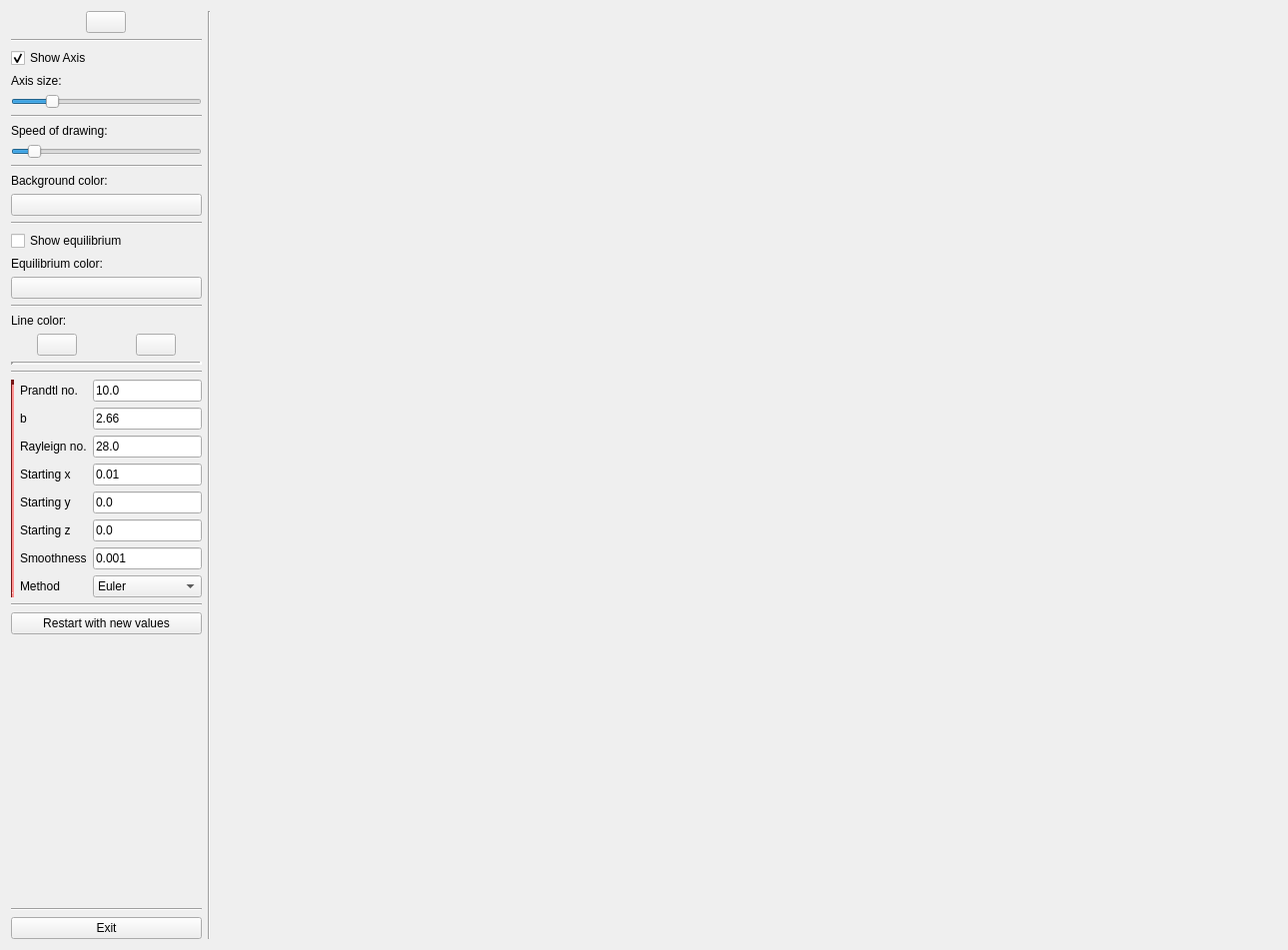
<?xml version="1.0" encoding="UTF-8"?>
<ui version="4.0">
 <class>Window</class>
 <widget class="QMainWindow" name="Window">
  <property name="windowModality">
   <enum>Qt::ApplicationModal</enum>
  </property>
  <property name="geometry">
   <rect>
    <x>0</x>
    <y>0</y>
    <width>1289</width>
    <height>951</height>
   </rect>
  </property>
  <property name="windowTitle">
   <string>FPL</string>
  </property>
  <widget class="QWidget" name="centralWidget">
   <layout class="QHBoxLayout" name="horizontalLayout">
    <item>
     <layout class="QVBoxLayout" name="verticalLayout">
      <item alignment="Qt::AlignHCenter|Qt::AlignVCenter">
       <widget class="QPushButton" name="stop_start_b">
        <property name="text">
         <string/>
        </property>
        <property name="icon">
         <iconset>
          <normalon>../../../usr/share/icons/Adwaita/16x16/actions/media-playback-start.png</normalon>
         </iconset>
        </property>
       </widget>
      </item>
      <item>
       <widget class="Line" name="line_11">
        <property name="orientation">
         <enum>Qt::Horizontal</enum>
        </property>
       </widget>
      </item>
      <item>
       <widget class="QCheckBox" name="with_axes">
        <property name="text">
         <string>Show Axis</string>
        </property>
        <property name="checked">
         <bool>true</bool>
        </property>
       </widget>
      </item>
      <item>
       <widget class="QLabel" name="label">
        <property name="text">
         <string>Axis size:</string>
        </property>
       </widget>
      </item>
      <item>
       <widget class="QSlider" name="horizontalSlider">
        <property name="sizePolicy">
         <sizepolicy hsizetype="Preferred" vsizetype="Fixed">
          <horstretch>0</horstretch>
          <verstretch>0</verstretch>
         </sizepolicy>
        </property>
        <property name="minimum">
         <number>1</number>
        </property>
        <property name="maximum">
         <number>100</number>
        </property>
        <property name="value">
         <number>20</number>
        </property>
        <property name="orientation">
         <enum>Qt::Horizontal</enum>
        </property>
       </widget>
      </item>
      <item>
       <widget class="Line" name="line">
        <property name="orientation">
         <enum>Qt::Horizontal</enum>
        </property>
       </widget>
      </item>
      <item>
       <widget class="QLabel" name="label_2">
        <property name="text">
         <string>Speed of drawing:</string>
        </property>
       </widget>
      </item>
      <item>
       <widget class="QSlider" name="horizontalSlider_2">
        <property name="sizePolicy">
         <sizepolicy hsizetype="Preferred" vsizetype="Fixed">
          <horstretch>0</horstretch>
          <verstretch>0</verstretch>
         </sizepolicy>
        </property>
        <property name="minimum">
         <number>1</number>
        </property>
        <property name="maximum">
         <number>100</number>
        </property>
        <property name="value">
         <number>10</number>
        </property>
        <property name="orientation">
         <enum>Qt::Horizontal</enum>
        </property>
       </widget>
      </item>
      <item>
       <widget class="Line" name="line_2">
        <property name="orientation">
         <enum>Qt::Horizontal</enum>
        </property>
       </widget>
      </item>
      <item>
       <widget class="QLabel" name="label_3">
        <property name="text">
         <string>Background color:</string>
        </property>
       </widget>
      </item>
      <item>
       <widget class="QPushButton" name="background_color">
        <property name="autoFillBackground">
         <bool>false</bool>
        </property>
        <property name="text">
         <string/>
        </property>
       </widget>
      </item>
      <item>
       <widget class="Line" name="line_3">
        <property name="orientation">
         <enum>Qt::Horizontal</enum>
        </property>
       </widget>
      </item>
      <item>
       <widget class="QCheckBox" name="checkBox">
        <property name="text">
         <string>Show equilibrium</string>
        </property>
       </widget>
      </item>
      <item>
       <widget class="QLabel" name="label_4">
        <property name="text">
         <string>Equilibrium color:</string>
        </property>
       </widget>
      </item>
      <item>
       <widget class="QPushButton" name="equilibrium_color">
        <property name="text">
         <string/>
        </property>
       </widget>
      </item>
      <item>
       <widget class="Line" name="line_4">
        <property name="orientation">
         <enum>Qt::Horizontal</enum>
        </property>
       </widget>
      </item>
      <item>
       <widget class="QLabel" name="label_5">
        <property name="text">
         <string>Line color:</string>
        </property>
       </widget>
      </item>
      <item>
       <layout class="QGridLayout" name="gridLayout" rowstretch="0,0">
        <property name="topMargin">
         <number>0</number>
        </property>
        <item row="1" column="0" alignment="Qt::AlignHCenter">
         <widget class="QPushButton" name="first_color">
          <property name="sizePolicy">
           <sizepolicy hsizetype="MinimumExpanding" vsizetype="Fixed">
            <horstretch>0</horstretch>
            <verstretch>0</verstretch>
           </sizepolicy>
          </property>
          <property name="acceptDrops">
           <bool>false</bool>
          </property>
          <property name="text">
           <string/>
          </property>
         </widget>
        </item>
        <item row="1" column="1" alignment="Qt::AlignHCenter">
         <widget class="QPushButton" name="second_color">
          <property name="text">
           <string/>
          </property>
         </widget>
        </item>
       </layout>
      </item>
      <item>
       <widget class="Line" name="line_5">
        <property name="lineWidth">
         <number>3</number>
        </property>
        <property name="orientation">
         <enum>Qt::Horizontal</enum>
        </property>
       </widget>
      </item>
      <item>
       <widget class="Line" name="line_10">
        <property name="orientation">
         <enum>Qt::Horizontal</enum>
        </property>
       </widget>
      </item>
      <item>
       <layout class="QGridLayout" name="gridLayout_3">
        <property name="leftMargin">
         <number>0</number>
        </property>
        <property name="topMargin">
         <number>0</number>
        </property>
        <item row="0" column="0">
         <widget class="Line" name="line_7">
          <property name="palette">
           <palette>
            <active>
             <colorrole role="WindowText">
              <brush brushstyle="SolidPattern">
               <color alpha="255">
                <red>0</red>
                <green>0</green>
                <blue>0</blue>
               </color>
              </brush>
             </colorrole>
             <colorrole role="Button">
              <brush brushstyle="SolidPattern">
               <color alpha="255">
                <red>239</red>
                <green>41</green>
                <blue>41</blue>
               </color>
              </brush>
             </colorrole>
             <colorrole role="Light">
              <brush brushstyle="SolidPattern">
               <color alpha="255">
                <red>255</red>
                <green>147</green>
                <blue>147</blue>
               </color>
              </brush>
             </colorrole>
             <colorrole role="Midlight">
              <brush brushstyle="SolidPattern">
               <color alpha="255">
                <red>247</red>
                <green>94</green>
                <blue>94</blue>
               </color>
              </brush>
             </colorrole>
             <colorrole role="Dark">
              <brush brushstyle="SolidPattern">
               <color alpha="255">
                <red>119</red>
                <green>20</green>
                <blue>20</blue>
               </color>
              </brush>
             </colorrole>
             <colorrole role="Mid">
              <brush brushstyle="SolidPattern">
               <color alpha="255">
                <red>159</red>
                <green>27</green>
                <blue>27</blue>
               </color>
              </brush>
             </colorrole>
             <colorrole role="Text">
              <brush brushstyle="SolidPattern">
               <color alpha="255">
                <red>0</red>
                <green>0</green>
                <blue>0</blue>
               </color>
              </brush>
             </colorrole>
             <colorrole role="BrightText">
              <brush brushstyle="SolidPattern">
               <color alpha="255">
                <red>255</red>
                <green>255</green>
                <blue>255</blue>
               </color>
              </brush>
             </colorrole>
             <colorrole role="ButtonText">
              <brush brushstyle="SolidPattern">
               <color alpha="255">
                <red>0</red>
                <green>0</green>
                <blue>0</blue>
               </color>
              </brush>
             </colorrole>
             <colorrole role="Base">
              <brush brushstyle="SolidPattern">
               <color alpha="255">
                <red>255</red>
                <green>255</green>
                <blue>255</blue>
               </color>
              </brush>
             </colorrole>
             <colorrole role="Window">
              <brush brushstyle="SolidPattern">
               <color alpha="255">
                <red>239</red>
                <green>41</green>
                <blue>41</blue>
               </color>
              </brush>
             </colorrole>
             <colorrole role="Shadow">
              <brush brushstyle="SolidPattern">
               <color alpha="255">
                <red>0</red>
                <green>0</green>
                <blue>0</blue>
               </color>
              </brush>
             </colorrole>
             <colorrole role="AlternateBase">
              <brush brushstyle="SolidPattern">
               <color alpha="255">
                <red>247</red>
                <green>148</green>
                <blue>148</blue>
               </color>
              </brush>
             </colorrole>
             <colorrole role="ToolTipBase">
              <brush brushstyle="SolidPattern">
               <color alpha="255">
                <red>255</red>
                <green>255</green>
                <blue>220</blue>
               </color>
              </brush>
             </colorrole>
             <colorrole role="ToolTipText">
              <brush brushstyle="SolidPattern">
               <color alpha="255">
                <red>0</red>
                <green>0</green>
                <blue>0</blue>
               </color>
              </brush>
             </colorrole>
            </active>
            <inactive>
             <colorrole role="WindowText">
              <brush brushstyle="SolidPattern">
               <color alpha="255">
                <red>0</red>
                <green>0</green>
                <blue>0</blue>
               </color>
              </brush>
             </colorrole>
             <colorrole role="Button">
              <brush brushstyle="SolidPattern">
               <color alpha="255">
                <red>239</red>
                <green>41</green>
                <blue>41</blue>
               </color>
              </brush>
             </colorrole>
             <colorrole role="Light">
              <brush brushstyle="SolidPattern">
               <color alpha="255">
                <red>255</red>
                <green>147</green>
                <blue>147</blue>
               </color>
              </brush>
             </colorrole>
             <colorrole role="Midlight">
              <brush brushstyle="SolidPattern">
               <color alpha="255">
                <red>247</red>
                <green>94</green>
                <blue>94</blue>
               </color>
              </brush>
             </colorrole>
             <colorrole role="Dark">
              <brush brushstyle="SolidPattern">
               <color alpha="255">
                <red>119</red>
                <green>20</green>
                <blue>20</blue>
               </color>
              </brush>
             </colorrole>
             <colorrole role="Mid">
              <brush brushstyle="SolidPattern">
               <color alpha="255">
                <red>159</red>
                <green>27</green>
                <blue>27</blue>
               </color>
              </brush>
             </colorrole>
             <colorrole role="Text">
              <brush brushstyle="SolidPattern">
               <color alpha="255">
                <red>0</red>
                <green>0</green>
                <blue>0</blue>
               </color>
              </brush>
             </colorrole>
             <colorrole role="BrightText">
              <brush brushstyle="SolidPattern">
               <color alpha="255">
                <red>255</red>
                <green>255</green>
                <blue>255</blue>
               </color>
              </brush>
             </colorrole>
             <colorrole role="ButtonText">
              <brush brushstyle="SolidPattern">
               <color alpha="255">
                <red>0</red>
                <green>0</green>
                <blue>0</blue>
               </color>
              </brush>
             </colorrole>
             <colorrole role="Base">
              <brush brushstyle="SolidPattern">
               <color alpha="255">
                <red>255</red>
                <green>255</green>
                <blue>255</blue>
               </color>
              </brush>
             </colorrole>
             <colorrole role="Window">
              <brush brushstyle="SolidPattern">
               <color alpha="255">
                <red>239</red>
                <green>41</green>
                <blue>41</blue>
               </color>
              </brush>
             </colorrole>
             <colorrole role="Shadow">
              <brush brushstyle="SolidPattern">
               <color alpha="255">
                <red>0</red>
                <green>0</green>
                <blue>0</blue>
               </color>
              </brush>
             </colorrole>
             <colorrole role="AlternateBase">
              <brush brushstyle="SolidPattern">
               <color alpha="255">
                <red>247</red>
                <green>148</green>
                <blue>148</blue>
               </color>
              </brush>
             </colorrole>
             <colorrole role="ToolTipBase">
              <brush brushstyle="SolidPattern">
               <color alpha="255">
                <red>255</red>
                <green>255</green>
                <blue>220</blue>
               </color>
              </brush>
             </colorrole>
             <colorrole role="ToolTipText">
              <brush brushstyle="SolidPattern">
               <color alpha="255">
                <red>0</red>
                <green>0</green>
                <blue>0</blue>
               </color>
              </brush>
             </colorrole>
            </inactive>
            <disabled>
             <colorrole role="WindowText">
              <brush brushstyle="SolidPattern">
               <color alpha="255">
                <red>119</red>
                <green>20</green>
                <blue>20</blue>
               </color>
              </brush>
             </colorrole>
             <colorrole role="Button">
              <brush brushstyle="SolidPattern">
               <color alpha="255">
                <red>239</red>
                <green>41</green>
                <blue>41</blue>
               </color>
              </brush>
             </colorrole>
             <colorrole role="Light">
              <brush brushstyle="SolidPattern">
               <color alpha="255">
                <red>255</red>
                <green>147</green>
                <blue>147</blue>
               </color>
              </brush>
             </colorrole>
             <colorrole role="Midlight">
              <brush brushstyle="SolidPattern">
               <color alpha="255">
                <red>247</red>
                <green>94</green>
                <blue>94</blue>
               </color>
              </brush>
             </colorrole>
             <colorrole role="Dark">
              <brush brushstyle="SolidPattern">
               <color alpha="255">
                <red>119</red>
                <green>20</green>
                <blue>20</blue>
               </color>
              </brush>
             </colorrole>
             <colorrole role="Mid">
              <brush brushstyle="SolidPattern">
               <color alpha="255">
                <red>159</red>
                <green>27</green>
                <blue>27</blue>
               </color>
              </brush>
             </colorrole>
             <colorrole role="Text">
              <brush brushstyle="SolidPattern">
               <color alpha="255">
                <red>119</red>
                <green>20</green>
                <blue>20</blue>
               </color>
              </brush>
             </colorrole>
             <colorrole role="BrightText">
              <brush brushstyle="SolidPattern">
               <color alpha="255">
                <red>255</red>
                <green>255</green>
                <blue>255</blue>
               </color>
              </brush>
             </colorrole>
             <colorrole role="ButtonText">
              <brush brushstyle="SolidPattern">
               <color alpha="255">
                <red>119</red>
                <green>20</green>
                <blue>20</blue>
               </color>
              </brush>
             </colorrole>
             <colorrole role="Base">
              <brush brushstyle="SolidPattern">
               <color alpha="255">
                <red>239</red>
                <green>41</green>
                <blue>41</blue>
               </color>
              </brush>
             </colorrole>
             <colorrole role="Window">
              <brush brushstyle="SolidPattern">
               <color alpha="255">
                <red>239</red>
                <green>41</green>
                <blue>41</blue>
               </color>
              </brush>
             </colorrole>
             <colorrole role="Shadow">
              <brush brushstyle="SolidPattern">
               <color alpha="255">
                <red>0</red>
                <green>0</green>
                <blue>0</blue>
               </color>
              </brush>
             </colorrole>
             <colorrole role="AlternateBase">
              <brush brushstyle="SolidPattern">
               <color alpha="255">
                <red>239</red>
                <green>41</green>
                <blue>41</blue>
               </color>
              </brush>
             </colorrole>
             <colorrole role="ToolTipBase">
              <brush brushstyle="SolidPattern">
               <color alpha="255">
                <red>255</red>
                <green>255</green>
                <blue>220</blue>
               </color>
              </brush>
             </colorrole>
             <colorrole role="ToolTipText">
              <brush brushstyle="SolidPattern">
               <color alpha="255">
                <red>0</red>
                <green>0</green>
                <blue>0</blue>
               </color>
              </brush>
             </colorrole>
            </disabled>
           </palette>
          </property>
          <property name="lineWidth">
           <number>5</number>
          </property>
          <property name="orientation">
           <enum>Qt::Vertical</enum>
          </property>
         </widget>
        </item>
        <item row="0" column="1">
         <layout class="QFormLayout" name="formLayout">
          <property name="leftMargin">
           <number>0</number>
          </property>
          <property name="topMargin">
           <number>0</number>
          </property>
          <item row="0" column="0">
           <widget class="QLabel" name="label_6">
            <property name="text">
             <string>Prandtl no.</string>
            </property>
           </widget>
          </item>
          <item row="0" column="1">
           <widget class="QLineEdit" name="p_value">
            <property name="sizePolicy">
             <sizepolicy hsizetype="Preferred" vsizetype="Fixed">
              <horstretch>0</horstretch>
              <verstretch>0</verstretch>
             </sizepolicy>
            </property>
            <property name="text">
             <string>10.0</string>
            </property>
           </widget>
          </item>
          <item row="1" column="0">
           <widget class="QLabel" name="label_8">
            <property name="text">
             <string>b</string>
            </property>
           </widget>
          </item>
          <item row="1" column="1">
           <widget class="QLineEdit" name="b_value">
            <property name="sizePolicy">
             <sizepolicy hsizetype="Preferred" vsizetype="Fixed">
              <horstretch>0</horstretch>
              <verstretch>0</verstretch>
             </sizepolicy>
            </property>
            <property name="text">
             <string>2.66</string>
            </property>
           </widget>
          </item>
          <item row="2" column="0">
           <widget class="QLabel" name="label_7">
            <property name="text">
             <string>Rayleign no.</string>
            </property>
           </widget>
          </item>
          <item row="2" column="1">
           <widget class="QLineEdit" name="r_value">
            <property name="sizePolicy">
             <sizepolicy hsizetype="Preferred" vsizetype="Fixed">
              <horstretch>0</horstretch>
              <verstretch>0</verstretch>
             </sizepolicy>
            </property>
            <property name="text">
             <string>28.0</string>
            </property>
           </widget>
          </item>
          <item row="3" column="0">
           <widget class="QLabel" name="label_15">
            <property name="text">
             <string>Starting x</string>
            </property>
           </widget>
          </item>
          <item row="3" column="1">
           <widget class="QLineEdit" name="start_x">
            <property name="sizePolicy">
             <sizepolicy hsizetype="Preferred" vsizetype="Fixed">
              <horstretch>0</horstretch>
              <verstretch>0</verstretch>
             </sizepolicy>
            </property>
            <property name="text">
             <string>0.01</string>
            </property>
           </widget>
          </item>
          <item row="4" column="0">
           <widget class="QLabel" name="label_16">
            <property name="text">
             <string>Starting y</string>
            </property>
           </widget>
          </item>
          <item row="4" column="1">
           <widget class="QLineEdit" name="start_y">
            <property name="sizePolicy">
             <sizepolicy hsizetype="Preferred" vsizetype="Fixed">
              <horstretch>0</horstretch>
              <verstretch>0</verstretch>
             </sizepolicy>
            </property>
            <property name="text">
             <string>0.0</string>
            </property>
           </widget>
          </item>
          <item row="5" column="0">
           <widget class="QLabel" name="label_17">
            <property name="text">
             <string>Starting z</string>
            </property>
           </widget>
          </item>
          <item row="5" column="1">
           <widget class="QLineEdit" name="start_z">
            <property name="sizePolicy">
             <sizepolicy hsizetype="Preferred" vsizetype="Fixed">
              <horstretch>0</horstretch>
              <verstretch>0</verstretch>
             </sizepolicy>
            </property>
            <property name="text">
             <string>0.0</string>
            </property>
           </widget>
          </item>
          <item row="6" column="0">
           <widget class="QLabel" name="label_18">
            <property name="text">
             <string>Smoothness</string>
            </property>
           </widget>
          </item>
          <item row="6" column="1">
           <widget class="QLineEdit" name="step_size">
            <property name="sizePolicy">
             <sizepolicy hsizetype="Preferred" vsizetype="Fixed">
              <horstretch>0</horstretch>
              <verstretch>0</verstretch>
             </sizepolicy>
            </property>
            <property name="text">
             <string>0.001</string>
            </property>
           </widget>
          </item>
          <item row="7" column="0">
           <widget class="QLabel" name="label_9">
            <property name="text">
             <string>Method</string>
            </property>
           </widget>
          </item>
          <item row="7" column="1">
           <widget class="QComboBox" name="method">
            <property name="sizePolicy">
             <sizepolicy hsizetype="Preferred" vsizetype="Preferred">
              <horstretch>0</horstretch>
              <verstretch>0</verstretch>
             </sizepolicy>
            </property>
            <item>
             <property name="text">
              <string>Euler</string>
             </property>
            </item>
            <item>
             <property name="text">
              <string>Runge-Kutta 2</string>
             </property>
            </item>
            <item>
             <property name="text">
              <string>Runge-Kutta 4</string>
             </property>
            </item>
           </widget>
          </item>
         </layout>
        </item>
       </layout>
      </item>
      <item>
       <widget class="Line" name="line_9">
        <property name="orientation">
         <enum>Qt::Horizontal</enum>
        </property>
       </widget>
      </item>
      <item>
       <widget class="QPushButton" name="pushButton_2">
        <property name="text">
         <string>Restart with new values</string>
        </property>
       </widget>
      </item>
      <item>
       <spacer name="verticalSpacer">
        <property name="orientation">
         <enum>Qt::Vertical</enum>
        </property>
        <property name="sizeHint" stdset="0">
         <size>
          <width>20</width>
          <height>40</height>
         </size>
        </property>
       </spacer>
      </item>
      <item>
       <widget class="Line" name="line_8">
        <property name="orientation">
         <enum>Qt::Horizontal</enum>
        </property>
       </widget>
      </item>
      <item>
       <widget class="QPushButton" name="pushButton">
        <property name="text">
         <string>Exit</string>
        </property>
       </widget>
      </item>
     </layout>
    </item>
    <item>
     <widget class="Line" name="line_6">
      <property name="orientation">
       <enum>Qt::Vertical</enum>
      </property>
     </widget>
    </item>
    <item>
     <widget class="Canvas" name="canvas" native="true">
      <property name="sizePolicy">
       <sizepolicy hsizetype="Expanding" vsizetype="Preferred">
        <horstretch>0</horstretch>
        <verstretch>0</verstretch>
       </sizepolicy>
      </property>
      <property name="focusPolicy">
       <enum>Qt::StrongFocus</enum>
      </property>
      <zorder></zorder>
     </widget>
    </item>
   </layout>
  </widget>
 </widget>
 <layoutdefault spacing="6" margin="11"/>
 <customwidgets>
  <customwidget>
   <class>Canvas</class>
   <extends>QWidget</extends>
   <header>canvas.h</header>
   <container>1</container>
  </customwidget>
 </customwidgets>
 <tabstops>
  <tabstop>canvas</tabstop>
  <tabstop>pushButton</tabstop>
 </tabstops>
 <resources/>
 <connections>
  <connection>
   <sender>pushButton</sender>
   <signal>clicked()</signal>
   <receiver>Window</receiver>
   <slot>close()</slot>
   <hints>
    <hint type="sourcelabel">
     <x>63</x>
     <y>899</y>
    </hint>
    <hint type="destinationlabel">
     <x>54</x>
     <y>117</y>
    </hint>
   </hints>
  </connection>
  <connection>
   <sender>with_axes</sender>
   <signal>stateChanged(int)</signal>
   <receiver>Window</receiver>
   <slot>toggle_axis(int)</slot>
   <hints>
    <hint type="sourcelabel">
     <x>53</x>
     <y>87</y>
    </hint>
    <hint type="destinationlabel">
     <x>29</x>
     <y>89</y>
    </hint>
   </hints>
  </connection>
  <connection>
   <sender>horizontalSlider</sender>
   <signal>valueChanged(int)</signal>
   <receiver>Window</receiver>
   <slot>resize_axis(int)</slot>
   <hints>
    <hint type="sourcelabel">
     <x>83</x>
     <y>143</y>
    </hint>
    <hint type="destinationlabel">
     <x>143</x>
     <y>81</y>
    </hint>
   </hints>
  </connection>
  <connection>
   <sender>horizontalSlider_2</sender>
   <signal>valueChanged(int)</signal>
   <receiver>Window</receiver>
   <slot>drawing_speed(int)</slot>
   <hints>
    <hint type="sourcelabel">
     <x>69</x>
     <y>208</y>
    </hint>
    <hint type="destinationlabel">
     <x>122</x>
     <y>165</y>
    </hint>
   </hints>
  </connection>
  <connection>
   <sender>background_color</sender>
   <signal>clicked()</signal>
   <receiver>Window</receiver>
   <slot>background_color()</slot>
   <hints>
    <hint type="sourcelabel">
     <x>107</x>
     <y>285</y>
    </hint>
    <hint type="destinationlabel">
     <x>91</x>
     <y>253</y>
    </hint>
   </hints>
  </connection>
  <connection>
   <sender>checkBox</sender>
   <signal>stateChanged(int)</signal>
   <receiver>Window</receiver>
   <slot>toggle_equilibrium(int)</slot>
   <hints>
    <hint type="sourcelabel">
     <x>135</x>
     <y>326</y>
    </hint>
    <hint type="destinationlabel">
     <x>121</x>
     <y>358</y>
    </hint>
   </hints>
  </connection>
  <connection>
   <sender>equilibrium_color</sender>
   <signal>clicked()</signal>
   <receiver>Window</receiver>
   <slot>equilibrium_color()</slot>
   <hints>
    <hint type="sourcelabel">
     <x>119</x>
     <y>394</y>
    </hint>
    <hint type="destinationlabel">
     <x>136</x>
     <y>390</y>
    </hint>
   </hints>
  </connection>
  <connection>
   <sender>first_color</sender>
   <signal>clicked()</signal>
   <receiver>Window</receiver>
   <slot>first_color()</slot>
   <hints>
    <hint type="sourcelabel">
     <x>92</x>
     <y>472</y>
    </hint>
    <hint type="destinationlabel">
     <x>49</x>
     <y>437</y>
    </hint>
   </hints>
  </connection>
  <connection>
   <sender>second_color</sender>
   <signal>clicked()</signal>
   <receiver>Window</receiver>
   <slot>second_color()</slot>
   <hints>
    <hint type="sourcelabel">
     <x>213</x>
     <y>472</y>
    </hint>
    <hint type="destinationlabel">
     <x>139</x>
     <y>466</y>
    </hint>
   </hints>
  </connection>
  <connection>
   <sender>pushButton_2</sender>
   <signal>clicked()</signal>
   <receiver>Window</receiver>
   <slot>new_start()</slot>
   <hints>
    <hint type="sourcelabel">
     <x>129</x>
     <y>840</y>
    </hint>
    <hint type="destinationlabel">
     <x>195</x>
     <y>664</y>
    </hint>
   </hints>
  </connection>
  <connection>
   <sender>stop_start_b</sender>
   <signal>clicked()</signal>
   <receiver>Window</receiver>
   <slot>stop_start()</slot>
   <hints>
    <hint type="sourcelabel">
     <x>134</x>
     <y>34</y>
    </hint>
    <hint type="destinationlabel">
     <x>204</x>
     <y>24</y>
    </hint>
   </hints>
  </connection>
 </connections>
 <slots>
  <slot>toggle_axis(int)</slot>
  <slot>resize_axis(int)</slot>
  <slot>drawing_speed(int)</slot>
  <slot>background_color()</slot>
  <slot>toggle_equilibrium(int)</slot>
  <slot>equilibrium_color()</slot>
  <slot>first_color()</slot>
  <slot>second_color()</slot>
  <slot>new_start()</slot>
  <slot>stop_start()</slot>
 </slots>
</ui>
